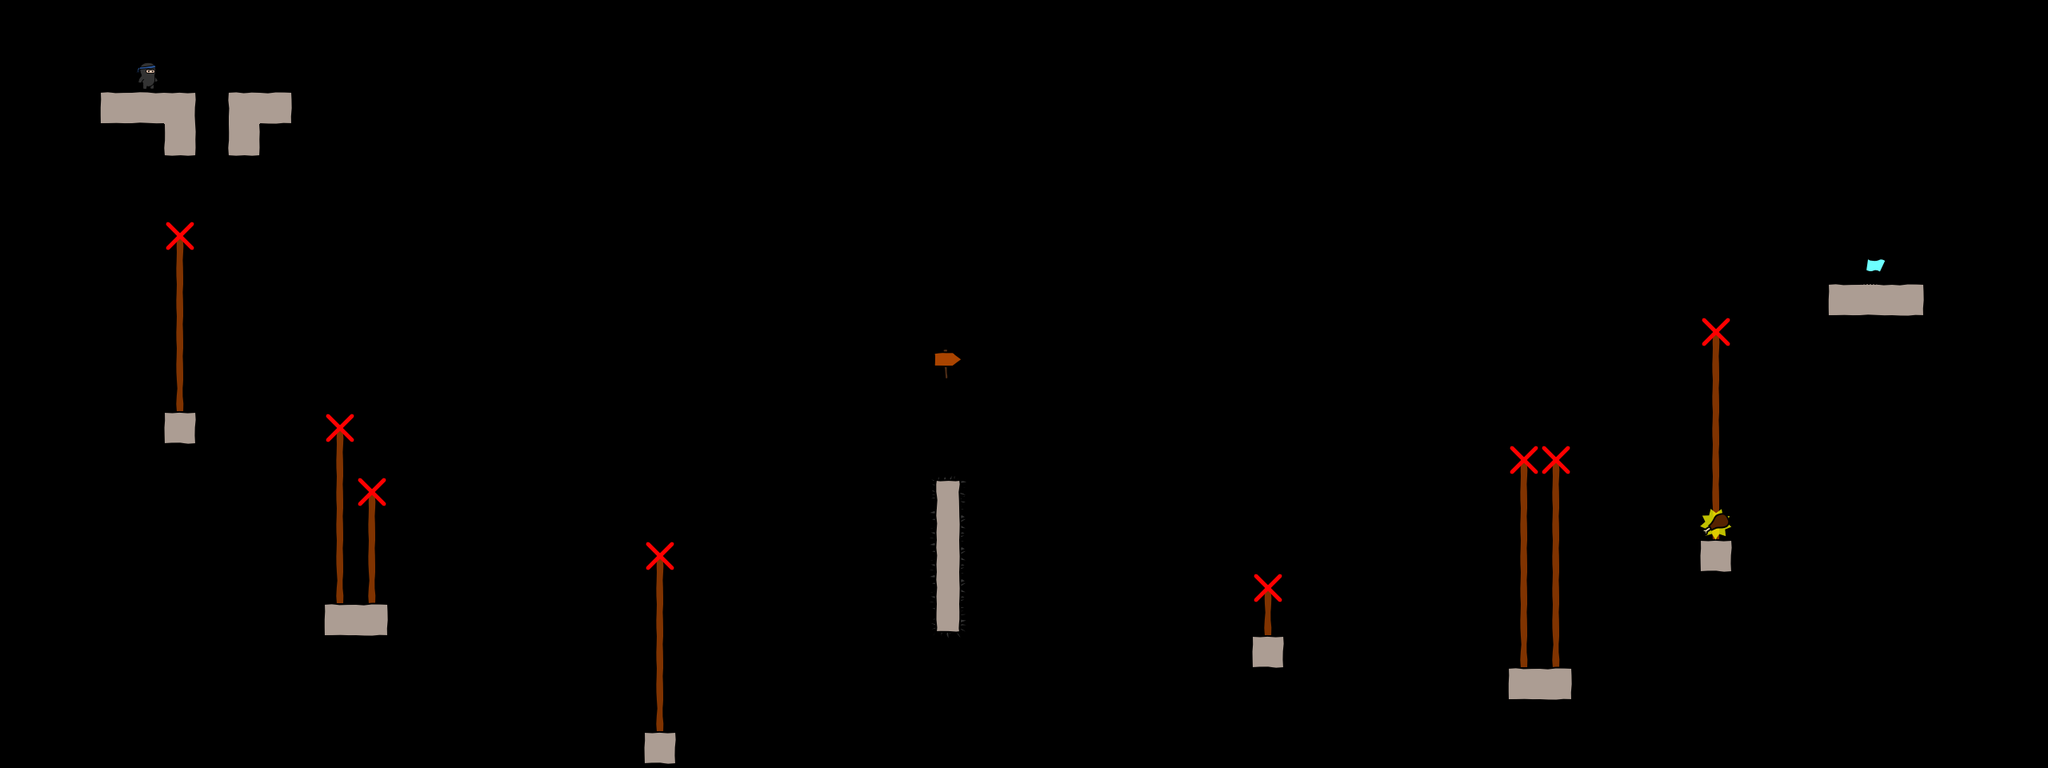

Rendered tile map (Tiled .tmx) drawn with the repository's tilesets; below, a short description and the map source with its tile grids summarised:
An orthogonal 64x24 tile map with 40x40 px tiles, 4 tile layers (bg, walls, objects, fg), 3 tilesets.

<map version="1.0" orientation="orthogonal" width="64" height="24" tilewidth="40" tileheight="40">
 <tileset firstgid="1" name="world1" tilewidth="50" tileheight="50">
  <image source="world1.png" width="400" height="400" />
 </tileset>
 <tileset firstgid="65" name="objectpalette" tilewidth="50" tileheight="50">
  <image source="objectpalette.png" width="400" height="500" />
 </tileset>
 <tileset firstgid="145" name="background" tilewidth="40" tileheight="40">
  <image source="background1.png" width="320" height="600" />
 </tileset>
 <layer name="bg" width="64" height="24">
  <data>[1536 cells, 0 non-empty, 0 distinct tile ids]</data>
 </layer>
 <layer name="walls" width="64" height="24">
  <data>[1536 cells, 64 non-empty, 11 distinct tile ids]</data>
 </layer>
 <layer name="objects" width="64" height="24">
  <data>[1536 cells, 16 non-empty, 7 distinct tile ids]</data>
 </layer>
 <layer name="fg" width="64" height="24">
  <data>[1536 cells, 0 non-empty, 0 distinct tile ids]</data>
 </layer>
</map>
